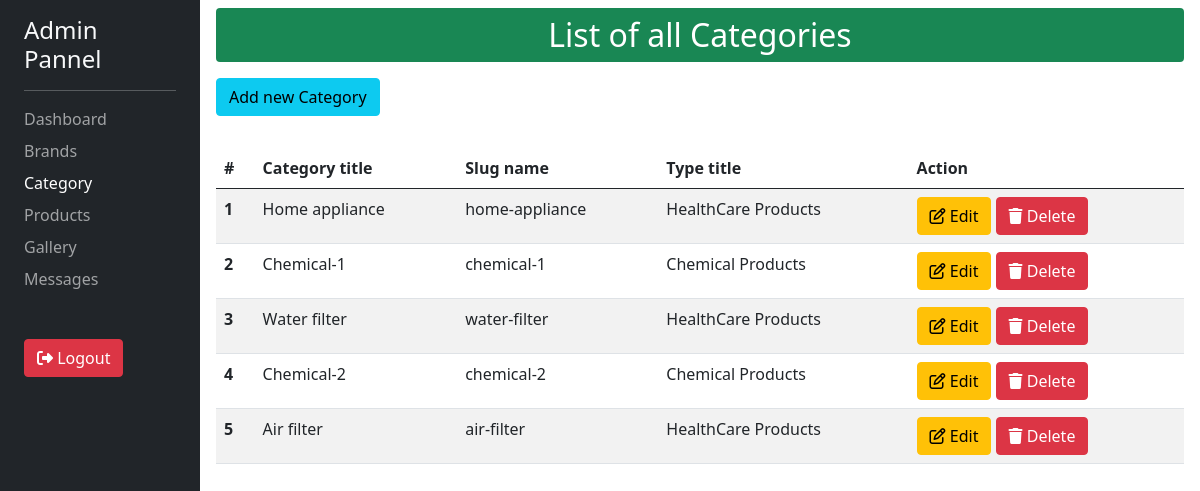
The app's page /category/dashboard/all-categories (signed in) with its own data.
### products/models.py (models this page shows, shortened)
class Category(models.Model):
    categoryName = models.CharField(max_length=100)
    slug = models.SlugField(max_length=30, unique=True, blank=True, default='temp-slug')
    typeTitle = models.ForeignKey(Type, on_delete=models.CASCADE, related_name='categories')

class Type(models.Model):
    typeName = models.CharField(max_length=30)
    slug = models.SlugField(max_length=30, unique=True, blank=True, default='temp-slug')
    def __str__(self):
        return self.typeName

### category/views.py (the view)
# urls.py: path('dashboard/all-categories', views.allCategoriesView, name="all-categories"),
@login_required(login_url='/admin/')
def allCategoriesView(request):
    data = Category.objects.all()
    return render(request, 'dashboard/all-category.html', { 'categories' : data })

### aboutus/context_processor.py (called while the page is built)
def company_info(request):
        profileInfo = CompanyInfo.objects.first()
        return { 'profileInfo' : profileInfo }

### products/context_processor.py (called while the page is built)
def productsType(request):
    types = Type.objects.all()
    return { 'typeItems' : types }

### category/templates/dashboard/all-category.html (shortened to what this page needs)
{% extends "my_admin/base.html" %}
{% block content %}
<div class="">
    <p class="h2 bg-success text-white text-center py-2 rounded mb-3">List of all Categories</p>
    <a href="{% url 'category:add-category' %}" class="btn btn-info mb-2">Add new Category</a>
    {% if categories %}
    <div class="table-responsive mt-4">
        <table class="table table-striped">
        <thead>
            <tr>
                <th scope="col">#</th>
                <th scope="col">Category title</th>
                <th scope="col">Slug name</th>
                <th scope="col">Type title</th>
                <th scope="col">Action</th>
            </tr>
        </thead>
        <tbody>
            {% for category in categories %}
            <tr>
                <th scope="col">{{ forloop.counter }}</th>
                <td>{{ category.categoryName }}</td>
                <td>{{ category.slug }}</td>
                <td>{{ category.typeTitle }}</td>
                <td>
                    <a class="btn btn-warning" href="{% url 'category:edit-category' slug=category.slug %}"><i class="fa-regular fa-pen-to-square"></i> Edit</a>
                    <form class="d-inline-block" action="{% url 'category:delete-category' slug=category.slug %}" method="post">
                        <button onclick="return deleteFun('Category')" class="btn btn-danger"><i class="fa-solid fa-trash"></i> Delete</button>
                    </form>
                </td>
            </tr>
            {% endfor %}
        </tbody>
        </table>
    </div>
    {% else %}
    <p class="display-2 text-danger">Now category created yet!</p>
    {% endif %}
</div>
{% endblock content %}

### static/css/style.css (style rules this page uses)
a { text-decoration: none; }

### records on screen
Category: categoryName "Home appliance", slug "home-appliance", typeTitle "HealthCare Products"
Category: categoryName "Chemical-1", slug "chemical-1", typeTitle "Chemical Products"
Category: categoryName "Water filter", slug "water-filter", typeTitle "HealthCare Products"
Category: categoryName "Chemical-2", slug "chemical-2", typeTitle "Chemical Products"
Category: categoryName "Air filter", slug "air-filter", typeTitle "HealthCare Products"
